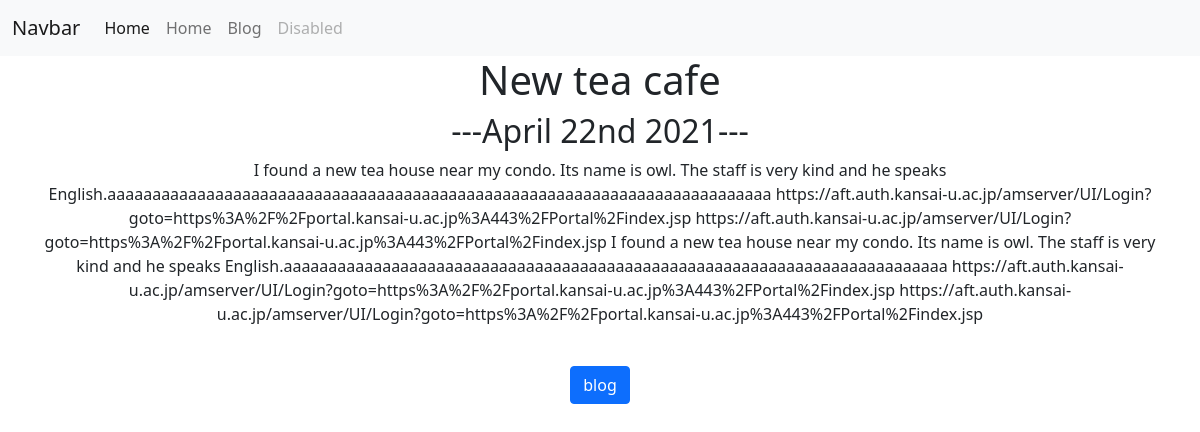
The page /blog/6/ on the database its author committed.
### blog/models.py (models this page shows, shortened)
class Blog(models.Model):
    title = models.CharField(max_length=100)
    description = models.TextField()
    date = models.DateField()

### blog/views.py (the view)
# urls.py: path('<int:blog_id>/', views.detail, name='detail'),
def detail(request, blog_id):
    blog = get_object_or_404(Blog, pk=blog_id)
    return render(request, 'blog/detail.html', {'blog': blog})

### blog/templates/blog/detail.html (shortened to what this page needs)
{% extends 'portfolio/base.html' %}
{% block content %}
<div class="container text-center">
<h1>{{ blog.title }}</h1>
<h2>---{{ blog.date|date:'F jS Y' }}---</h2>
<p>{{ blog.description|safe }}</p>
<br>
<a href="{% url 'blog:all_blogs' %}" class="btn btn-primary">      blog      </a>
{% endblock %}

### rows shown on the page
Blog: title "New tea cafe", date "April 22nd 2021", description "I found a new tea house near my condo. Its name is owl. The staff is very kind and he speaks English.aaaaaaaaaaaaaaaaaaaaaaaaaaaaaaaaaaaaaaaaaaaaaaaaaaaaaaaaaaaaaaaaaaaaaaaaaa https://aft.auth.kansai-u.ac.jp/amserver/UI/Login?goto=https%3A%2F%2Fportal.kansai-u.ac.jp%3A443%2FPortal%2Findex.jsp https://aft.auth.kansai-u.ac.jp/amserver/UI/Login?goto=https%3A%2F%2Fportal.kansai-u.ac.jp%3A443%2FPortal%2Findex.jsp I found a new tea house near my condo. Its name is owl. The staff is very kind and he speaks English.aaaaaaaaaaaaaaaaaaaaaaaaaaaaaaaaaaaaaaaaaaaaaaaaaaaaaaaaaaaaaaaaaaaaaaaaaa…"
